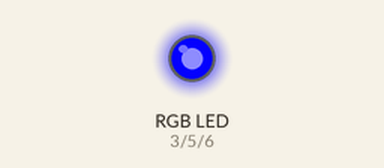
The program below on a simulated Arduino Pro Mini, built with avr-gcc and run on an emulated ATmega328P. On the bench: an RGB LED mixed from three pins (HIGH = lit). Dim RGB values are drawn brighter than linear.

Above: at 0.05 s.
At 0.9 s:
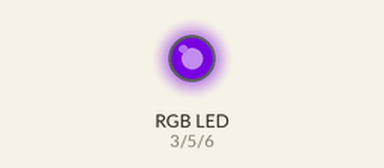
At 1.8 s:
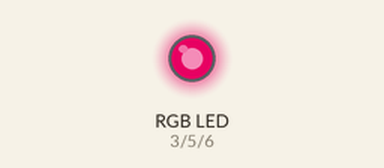
At 3.6 s:
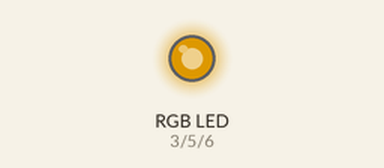
At 5.35 s:
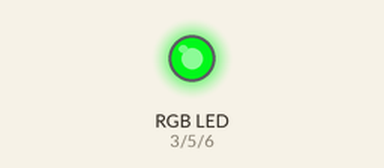
At 7.15 s:
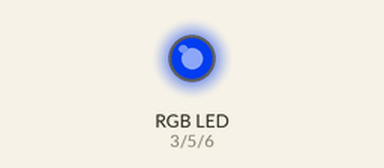
Timing chart, 0 to 10.0 s (numbered marks = the images above):
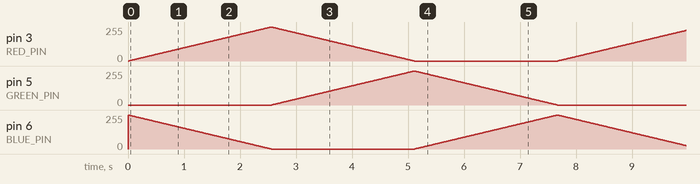

The program:

main.cpp
```cpp
#include <Arduino.h>

/* pin defines */
#define RED_PIN         3     // pin that controls red LEDs
#define GREEN_PIN       5     // pin that controls green LEDs
#define BLUE_PIN        6     // pin that controls blue LEDs

/* function prototypes */
void set_leds(uint8_t state);
void fade_leds(uint8_t fade_in_pin, uint8_t fade_out_pin);

// pins to control color
const uint8_t led_pins[] = {RED_PIN, GREEN_PIN, BLUE_PIN};
const uint8_t num_led_pins = sizeof(led_pins);

void setup() {
  // Setup LED pins as outputs
  for (uint8_t i=0; i<num_led_pins; i++) {
    pinMode(led_pins[i], OUTPUT);
    digitalWrite(led_pins[i], LOW);
  }
}

void loop() {
  fade_leds(RED_PIN, BLUE_PIN);
  fade_leds(GREEN_PIN, RED_PIN);
  fade_leds(BLUE_PIN, GREEN_PIN);
}

void set_leds(uint8_t state) {
  for (uint8_t i=0; i< num_led_pins; i++) {
    digitalWrite(led_pins[i], state);
  }
}

void fade_leds(uint8_t fade_in_pin, uint8_t fade_out_pin) {
  set_leds(LOW);
  for (uint8_t i=0; i<255; i++) {
    analogWrite(fade_in_pin, i);
    analogWrite(fade_out_pin, 255-i);
    delay(10);
  }
}
```
